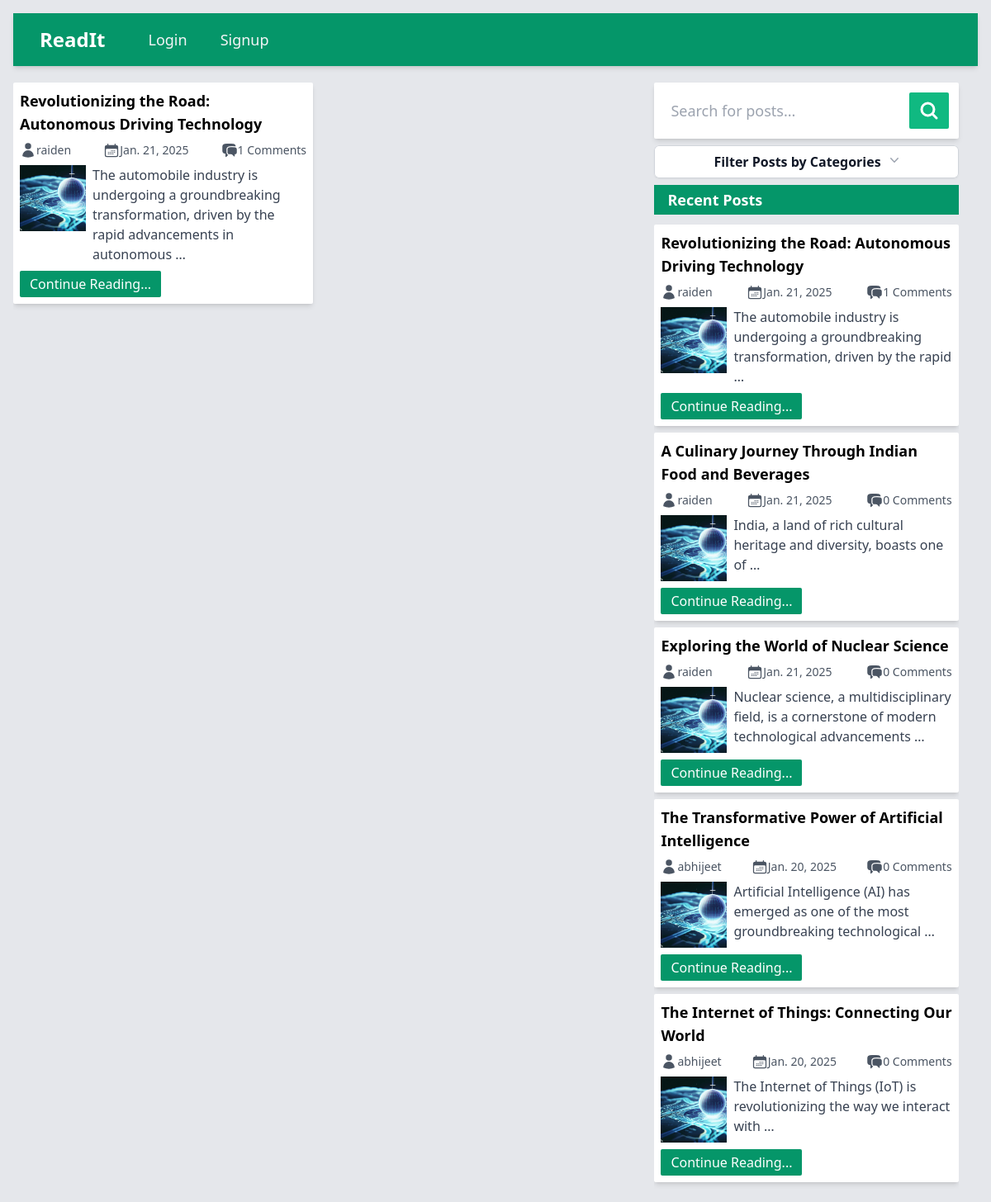
The page /posts/Bikes and Cars/ on the database its author committed.
### base/models.py (models this page shows, shortened)
class Post(models.Model):
    id = models.UUIDField(primary_key=True, max_length=15, editable=False, default=uuid.uuid4)
    title = models.CharField(max_length=250)
    slug = models.SlugField(max_length=250, unique_for_date='created', null=True, blank=True)
    author= models.ForeignKey(User, on_delete= models.CASCADE)
    body = models.TextField()
    image = models.ImageField(upload_to='blog_images/', default='default_blogimage.jpg')
    category = models.CharField(max_length=100)
    created = models.DateTimeField(auto_now=True)
    updated = models.DateTimeField(auto_now=True)
    @property
    def image_url(self):
        if self.image and hasattr(self.image, 'url'):
            return self.image.url
    def get_absolute_url(self):
        return reverse('read_post', args=[str(self.id), self.slug])
    class Meta:
        ordering = ['-created']
        indexes = [models.Index(fields=['-created'])]

### base/views.py (the view)
# urls.py: path('posts/<str:category>/', views.post_categories, name='post_categories'),
def post_categories(request, category):
    posts = Post.objects.filter(category=category)
    recent_posts = Post.objects.all()[0:5]
    existing_categories = Category.objects.all()
    return render(request, 'index.html', {
        'posts': posts,
        'recent_posts': recent_posts,
        'existing_categories': existing_categories,
        })

### base/models.py (called while the page is built)
    def __str__(self):
        return self.title

### base/templates/index.html (shortened to what this page needs)
{% load static %}
<!DOCTYPE html>
<html lang="en">
  <head>
    <link rel="stylesheet" href="{% static 'style.css' %}" />
  </head>
  <body class="p-4 bg-gray-200">
    <nav class="bg-emerald-600 shadow-md">
      <div class="mx-auto max-w-7xl px-4 sm:px-6 lg:px-8">
        <div class="flex h-16 items-center justify-between">
          <div class="flex items-center">
            <div class="flex-shrink-0">
              <a class="text-2xl font-bold text-white" href="{% url 'home' %}">ReadIt</a>
            </div>
            <div class="hidden md:block">
              <div class="ml-10 flex items-baseline space-x-4">
                {% if user.is_authenticated %}
                <a
                  href="{% url 'create_post' %}"
                  class="text-gray-100 hover:bg-gray-700 hover:text-white rounded-md px-3 py-2 text-lg font-medium"
                  aria-current="page"
                  >Create Post</a
                >
                {% else %}
                <a
                  href="{% url 'login' %}"
                  class="text-gray-100 hover:bg-gray-700 hover:text-white rounded-md px-3 py-2 text-lg font-medium"
                  aria-current="page"
                  >Login</a
                >
                <a
                  href="{% url 'register' %}"
                  class="text-gray-100 hover:bg-gray-700 hover:text-white rounded-md px-3 py-2 text-lg font-medium"
                  >Signup</a
                >
                {% endif %}
              </div>
            </div>
          </div>
        </div>
      </div>
    </nav>
    <main
      class="mt-5 grid grid-cols-1 md:grid-cols-2 lg:grid-cols-3 gap-5 md:w-[98%] md:h-[80vh]"
    >
      <section
        class="flex justify-between flex-wrap gap-3 col-span-1 lg:col-span-2 md:overflow-y-scroll scrollbar-hide"
      >
        {% for post in posts %}
        <div
          class="w-full h-fit lg:w-[48%] rounded-sm shadow-md bg-white flex flex-col p-2"
        >
          <h2 class="font-semibold text-lg">
            {{ post.title }}
          </h2>
          <div class="w-full py-2 text-sm text-gray-600 flex justify-between">
            <div class="flex">
              <a href="{% url 'profile' post.author.username post.author.id %}"
              >
                {{ post.author }}
              </a>
            </div>
            <div class="flex">
              <p>{{ post.created|date:"M. d, Y" }}</p>
            </div>
            <div class="flex">
              <p>{{ post.comments.count }} Comments</p>
            </div>
          </div>
          <div class="w-full flex gap-2 justify-between">
            <img
              class="w-20 h-20"
              src="{{ post.image_url|default_if_none:'media/blog_images/default_blogimage.jpg'}}"
              alt=""
              srcset=""
            />
            <p class="text-left text-gray-700">
              {{ post.body|truncatewords:15 }}
            </p>
          </div>
          <a
            href="{{ post.get_absolute_url }}"
            class="w-fit mt-2 text-white bg-emerald-600 px-3 py-1 rounded-sm"
            >Continue Reading...</a
          >
        </div>
        {% empty %}
          <h1 class="text-emerald-500 font-bold text-5x1"></h1>
        {% endfor %}
      </section>
      <section class="order-first md:order-last flex flex-col">
        <form
          class="bg-white p-3 rounded-sm flex justify-between gap-1 shadow-md"
          action=""
          method="get"
        >
          <input
            type="text"
            required
            name="q"
            class="w-full p-2 rounded-lg focus:outline-gray-200 text-lg"
            placeholder="Search for posts..."
          />
          <button
            type="submit"
            class="bg-emerald-500 w-14 flex justify-center items-center rounded-sm text-white"
          >
            <svg
              xmlns="http://www.w3.org/2000/svg"
              fill="none"
              viewBox="0 0 24 24"
              stroke-width="3.0"
              stroke="currentColor"
              class="w-6 h-6"
            >
              <path
                stroke-linecap="round"
                stroke-linejoin="round"
                d="M21 21l-5.197-5.197m0 0A7.5 7.5 0 105.196 5.196a7.5 7.5 0 0010.607 10.607z"
              />
            </svg>
          </button>
        </form>
        <div class="my-2 relative float-right inline-block text-left">
          <div>
            <button
              type="button"
              class="inline-flex w-full justify-center gap-x-1.5 rounded-md bg-white px-3 py-2 text-md font-semibold text-gray-900 shadow-sm ring-1 ring-inset ring-gray-300 hover:bg-gray-50"
              id="categories-menu-button"
              aria-expanded="true"
              aria-haspopup="true"
            >
              Filter Posts by Categories
              <svg
                class="-mr-1 h-5 w-5 text-gray-400"
                viewBox="0 0 20 20"
                fill="currentColor"
                aria-hidden="true"
              >
                <path
                  fill-rule="evenodd"
                  d="M5.23 7.21a.75.75 0 011.06.02L10 11.168l3.71-3.938a.75.75 0 111.08 1.04l-4.25 4.5a.75.75 0 01-1.08 0l-4.25-4.5a.75.75 0 01.02-1.06z"
                  clip-rule="evenodd"
                />
              </svg>
            </button>
          </div>
        </div>
        <div class="hidden md:flex flex-col relative">
          <h1
            class="bg-emerald-600 text-lg font-bold px-4 mb-1 py-1 text-white capitalize"
          >
            Recent Posts
          </h1>
          <div class="lg:h-[55vh] overflow-y-scroll scrollbar-hide">
            {% for post in recent_posts %}
            <div
              class="w-full my-2 h-fit rounded-sm shadow-md bg-white flex flex-col p-2"
            >
              <h2 class="font-semibold text-lg">
                {{post.title|truncatewords:10 }}
              </h2>
              <div
                class="w-full py-2 text-sm text-gray-600 flex justify-between"
              >
                <div class="flex">
                  <a href="{% url 'profile' post.author.username post.author.id %}"
                  >
                    {{ post.author }}
                  </a>
                </div>
                <div class="flex">
                  <p>{{ post.created|date:"M. d, Y" }}</p>
                </div>
                <div class="flex">
                  <p>{{ post.comments.count }} Comments</p>
                </div>
              </div>
              <div class="w-full flex gap-2 justify-between">
                <img
                  class="w-20 h-20"
                  src="{{ post.image_url|default_if_none:'media/blog_images/default_blogimage.jpg'}}"
                  alt=""
                  srcset=""
                />
                <p class="text-left text-gray-700">
                  {{ post.body|truncatewords:12 }}
                </p>
              </div>
              <a
                href="{{ post.get_absolute_url }}"
                class="w-fit mt-2 text-white bg-emerald-600 px-3 py-1 rounded-sm"
              >Continue Reading...</a
              >
            </div>
            {% endfor %}
          </div>
        </div>
      </section>
    </main>
  </body>
</html>

### rows shown on the page
Post: title "Revolutionizing the Road: Autonomous Driving Technology", author "raiden", created "Jan. 21, 2025", comments.count "1", image_url (placeholder picture), body "The automobile industry is undergoing a groundbreaking transformation, driven by the rapid advancements in autonomous …", body "The automobile industry is undergoing a groundbreaking transformation, driven by the rapid …"
Post: title "A Culinary Journey Through Indian Food and Beverages", author "raiden", created "Jan. 21, 2025", comments.count "0", image_url (placeholder picture), body "India, a land of rich cultural heritage and diversity, boasts one of …"
Post: title "Exploring the World of Nuclear Science", author "raiden", created "Jan. 21, 2025", comments.count "0", image_url (placeholder picture), body "Nuclear science, a multidisciplinary field, is a cornerstone of modern technological advancements …"
Post: title "The Transformative Power of Artificial Intelligence", author "abhijeet", created "Jan. 20, 2025", comments.count "0", image_url (placeholder picture), body "Artificial Intelligence (AI) has emerged as one of the most groundbreaking technological …"
Post: title "The Internet of Things: Connecting Our World", author "abhijeet", created "Jan. 20, 2025", comments.count "0", image_url (placeholder picture), body "The Internet of Things (IoT) is revolutionizing the way we interact with …"
